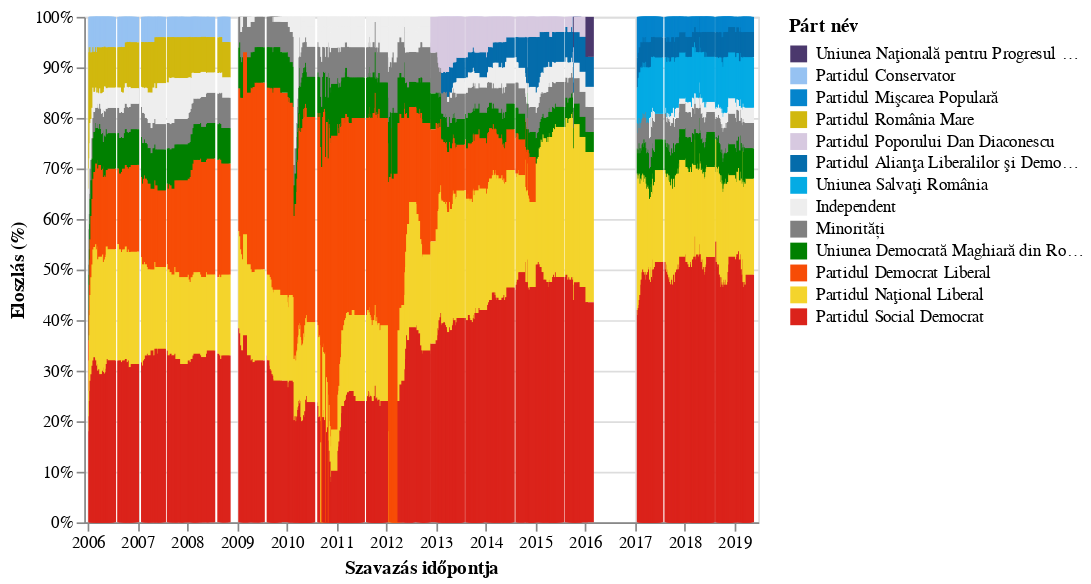

The notebook cell saved with this chart:
### Code cell
alt.Chart(du).mark_bar().encode(
    x="Szavazás időpontja:T",
    y=alt.Y("Eloszlás (%):Q",stack='normalize'),
    color=alt.Color("Párt név:N",scale=alt.Scale(domain=do,range=ra)),
    order=alt.Order("Order"),
    tooltip=['Dátum', 'Párt', 'Szavazatok','Eloszlás (%)']
)#.interactive()

### Figure 1 — Vega-Lite specification as saved in the notebook (floating-point values rounded to 4 significant figures; data arrays with more than 128 entries replaced by an {"elided": "..."} marker saying what was removed)
{"$schema": "https://vega.github.io/schema/vega-lite/v2.6.0.json", "config": {"view": {"height": 300, "width": 400}}, "data": {"name": "data-4c32157ef28549055661eaf0c6412260"}, "datasets": {"data-4c32157ef28549055661eaf0c6412260": {"elided": "3844 records"}}, "encoding": {"color": {"field": "Párt név", "scale": {"domain": ["Uniunea Naţională pentru Progresul României", "Partidul Conservator", "Partidul Mişcarea Populară", "Partidul România Mare", "Partidul Poporului Dan Diaconescu", "Partidul Alianţa Liberalilor şi Democraţilor", "Uniunea Salvaţi România", "Independent", "Minorități", "Uniunea Democrată Maghiară din România", "Partidul Democrat Liberal", "Partidul Naţional Liberal", "Partidul Social Democrat"], "range": ["#4b386d", "#96c2f2", "#0484cc", "#d1b80e", "#d7c9e0", "#046cab", "#04abe4", "#eeeeee", "grey", "green", "#f74c06", "#f4d42c", "#db231b"]}, "type": "nominal"}, "order": {"field": "Order", "type": "quantitative"}, "tooltip": [{"field": "Dátum", "type": "nominal"}, {"field": "Párt", "type": "nominal"}, {"field": "Szavazatok", "type": "quantitative"}, {"field": "Eloszlás (%)", "type": "quantitative"}], "x": {"field": "Szavazás időpontja", "type": "temporal"}, "y": {"field": "Eloszlás (%)", "stack": "normalize", "type": "quantitative"}}, "mark": "bar"}
